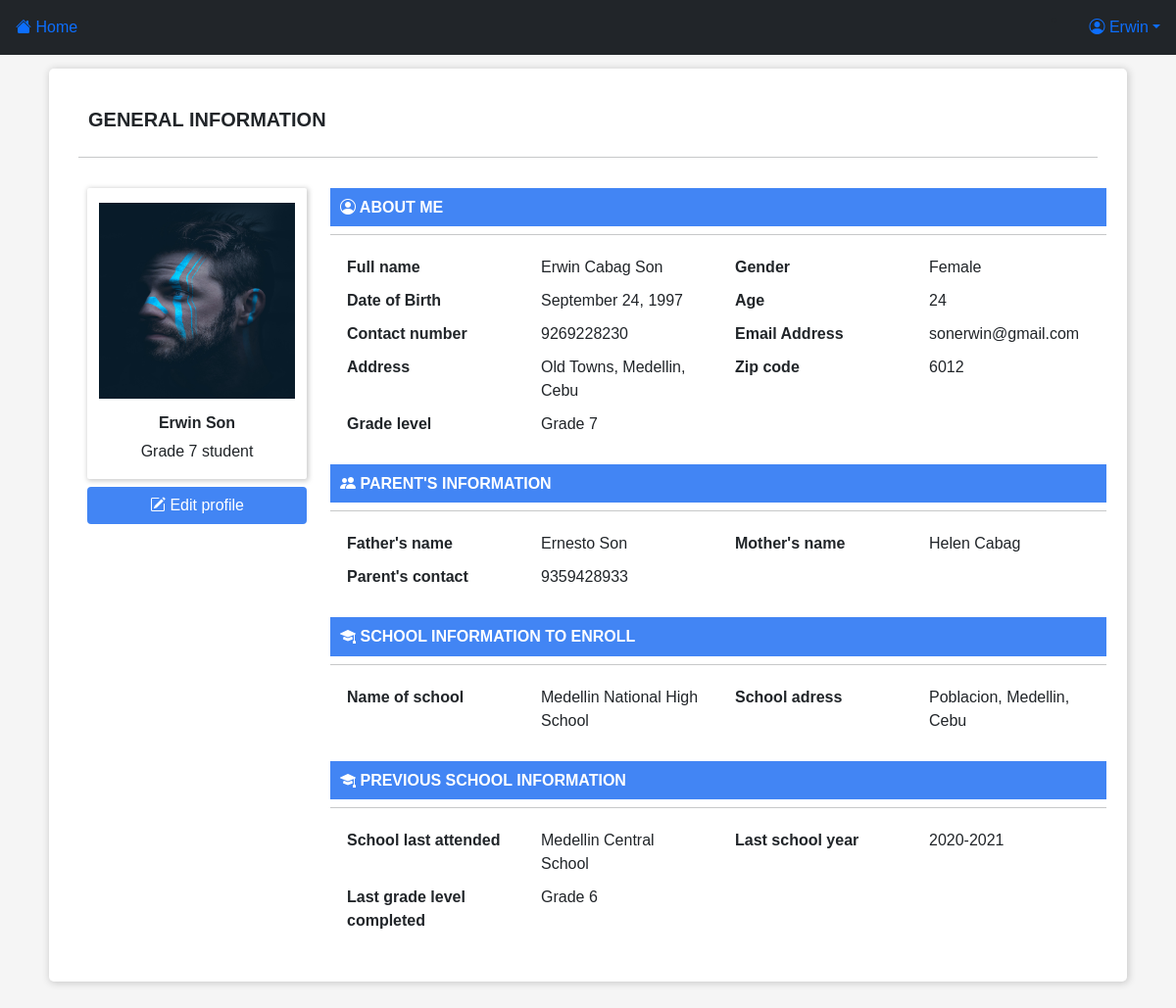
The app's page /student-side/student_profile.php (signed in) with its own data.
### tables this page shows
CREATE TABLE IF NOT EXISTS `registered_students` (
`stud_Id` int(11) NOT NULL,
  `stud_type` varchar(255) NOT NULL,
  `lrn` int(255) NOT NULL,
  `student_firstname` varchar(255) NOT NULL,
  `student_middlename` varchar(255) NOT NULL,
  `student_lastname` varchar(255) NOT NULL,
  `student_extname` varchar(255) NOT NULL,
  `gender` varchar(255) NOT NULL,
  `date_of_birth` date NOT NULL,
  `age` varchar(255) NOT NULL,
  `contact_num` varchar(255) NOT NULL,
  `email` varchar(255) NOT NULL,
  `password` varchar(255) NOT NULL,
  `address` varchar(255) NOT NULL,
  `zipcode` varchar(255) NOT NULL,
  `fathers_name` varchar(255) NOT NULL,
  `mothers_name` varchar(255) NOT NULL,
  `parents_contact` varchar(255) NOT NULL,
  `last_grade_level` varchar(255) NOT NULL,
  `last_school_year` varchar(255) NOT NULL,
  `last_school_name` varchar(255) NOT NULL,
  `year_level_to_enroll` varchar(255) NOT NULL,
  `school_to_enroll` varchar(255) NOT NULL,
  `schooladd_to_enroll` varchar(255) NOT NULL,
  `semester` varchar(255) NOT NULL,
  `track` varchar(255) NOT NULL,
  `strand` varchar(255) NOT NULL,
  `image` varchar(255) NOT NULL,
  `status` varchar(255) NOT NULL DEFAULT 'Pending',
  `date_registered` varchar(255) NOT NULL
);

### student-side/student_profile.php (the view, shortened to what this page needs)
<!DOCTYPE html>
<?php include 'header.php'; ?>
<div class="jumbotron">
	<?php
		$query = mysqli_query($conn, "SELECT * FROM registered_students WHERE stud_Id = '$id' ");
		while($row = mysqli_fetch_array($query)){
	?>
	<div class="col-md-12 general-info">
		<h5><b>GENERAL INFORMATION</b></h5>
		<hr>
		<div class="row">
			<div class="col-sm-12 col-md-12 col-lg-3 profile-container">
				<div class="row">
					<div class="col-sm-12 col-md-6 col-lg-3 content">
						<img src="../images-students/<?php  echo $row['image'];?>" alt="image" class="img-responsive">
						<h6><b><?php echo $row['student_firstname']; ?> <?php  ?> <?php echo $row['student_lastname']; ?> <?php echo $row['student_extname']; ?></b></h6>
						<p><?php echo $row['year_level_to_enroll']; ?> student</p>
					</div>
				</div>
				<div class="row ">
					<div class="col-sm-7 col-md-6 col-lg-12 mt-2 button-edit-container">
						<button class="btn" data-bs-toggle="modal" data-bs-target="#student_photo_update<?php echo $row['stud_Id']?>"><i class="bi bi-pencil-square"></i> Edit profile</button>
					</div>
				</div>
			</div>
			<div class="col-sm-12 col-md-12 col-lg-9 personal-information-container">
				<div class="row">
					<h6><b><i class="bi bi-person-circle"></i> ABOUT ME</b></h6>
					<hr>
					<div class="col-6 col-sm-6 col-md-6 col-lg-3">
						<label><b>Full name</b></label>
					</div>
					<div class="col-6 col-sm-6 col-md-6 col-lg-3">
						<label><?php echo $row['student_firstname']; ?> <?php echo $row['student_middlename']; ?> <?php echo $row['student_lastname']; ?> <?php echo $row['student_extname']; ?></label>
					</div>
					<div class="col-6 col-sm-6 col-md-6 col-lg-3">
						<label><b>Gender</b></label>
					</div>
					<div class="col-6 col-sm-6 col-md-6 col-lg-3">
						<label><?php echo $row['gender']; ?></label>
					</div>
				</div>
				<div class="row">
					<div class="col-6 col-sm-6 col-md-6 col-lg-3">
						<?php
		                    $timestamp = $row['date_of_birth'];
	            		?>
						<label><b>Date of Birth</b></label>
					</div>
					<div class="col-6 col-sm-6 col-md-6 col-lg-3">
						<label><?php echo date("F d, Y", strtotime($timestamp)); ?></label>
					</div>
					<div class="col-6 col-sm-6 col-md-6 col-lg-3">
						<label><b>Age</b></label>
					</div>
					<div class="col-6 col-sm-6 col-md-6 col-lg-3">
						<label><?php echo $row['age']; ?></label>
					</div>
				</div>
				<div class="row">
					<div class="col-6 col-sm-6 col-md-6 col-lg-3">
						<label><b>Contact number</b></span></label>
					</div>
					<div class="col-6 col-sm-6 col-md-6 col-lg-3">
						<label><?php echo $row['contact_num']; ?></label>
					</div>
					<div class="col-6 col-sm-6 col-md-6 col-lg-3">
						<label><b>Email Address</b></label>
					</div>
					<div class="col-6 col-sm-6 col-md-6 col-lg-3">
						<label><?php echo $row['email']; ?></label>
					</div>
				</div>
				<div class="row">
					<div class="col-6 col-sm-6 col-md-6 col-lg-3">
						<label><b>Address</b></label>
					</div>
					<div class="col-6 col-sm-6 col-md-6 col-lg-3">
						<label><?php echo $row['address']; ?></label>
					</div>
					<div class="col-6 col-sm-6 col-md-6 col-lg-3">
						<label><b>Zip code</b></label>
					</div>
					<div class="col-6 col-sm-6 col-md-6 col-lg-3">
						<label><?php echo $row['zipcode']; ?></label>
					</div>
				</div>
				<div class="row">
					<div class="col-6 col-sm-6 col-md-6 col-lg-3">
						<label><b>Grade level</b></label>
					</div>
					<div class="col-6 col-sm-6 col-md-6 col-lg-3">
						<label><?php echo $row['year_level_to_enroll']; ?></label>
					</div>
				</div>
				<br>
				<div class="row">
					<h6><b><i class="bi bi-people-fill"></i> PARENT'S INFORMATION</b></h6>
					<hr>
					<div class="col-6 col-sm-6 col-md-6 col-lg-3">
						<label><b>Father's name</b></label>
					</div>
					<div class="col-6 col-sm-6 col-md-6 col-lg-3">
						<label><?php echo $row['fathers_name']; ?></label>
					</div>
					<div class="col-6 col-sm-6 col-md-6 col-lg-3">
						<label><b>Mother's name</b></label>
					</div>
					<div class="col-6 col-sm-6 col-md-6 col-lg-3">
						<label><?php echo $row['mothers_name']; ?></label>
					</div>
				</div>
				<div class="row">
					<div class="col-6 col-sm-6 col-md-6 col-lg-3">
						<label><b>Parent's contact</b></label>
					</div>
					<div class="col-6 col-sm-6 col-md-6 col-lg-3">
						<label><?php echo $row['parents_contact']; ?></label>
					</div>
				</div>
				<br>
				<div class="row">
					<h6><b><i class="bi bi-mortarboard-fill"></i> SCHOOL INFORMATION TO ENROLL</b></h6>
					<hr>
					<div class="col-6 col-sm-6 col-md-6 col-lg-3">
						<label><b>Name of school</b></label>
					</div>
					<div class="col-6 col-sm-6 col-md-6 col-lg-3">
						<label><?php echo $row['school_to_enroll']; ?></label>
					</div>
					<div class="col-6 col-sm-6 col-md-6 col-lg-3">
						<label><b>School adress</b></label>
					</div>
					<div class="col-6 col-sm-6 col-md-6 col-lg-3">
						<label><?php echo $row['schooladd_to_enroll']; ?></label>
					</div>
				</div>
				<br>
				<div class="row">
					<h6><b><i class="bi bi-mortarboard-fill"></i> PREVIOUS SCHOOL INFORMATION</b></h6>
					<hr>
					<div class="col-6 col-sm-6 col-md-6 col-lg-3">
						<label><b>School last attended</b></label>
					</div>
					<div class="col-6 col-sm-6 col-md-6 col-lg-3">
						<label><?php echo $row['last_school_name']; ?></label>
					</div>
					<div class="col-6 col-sm-6 col-md-6 col-lg-3">
						<label><b>Last school year</b></label>
					</div>
					<div class="col-6 col-sm-6 col-md-6 col-lg-3">
						<label><?php echo $row['last_school_year']; ?></label>
					</div>
				</div>
				<div class="row">
					<div class="col-6 col-sm-6 col-md-6 col-lg-3">
						<label><b>Last grade level completed</b></label>
					</div>
					<div class="col-6 col-sm-6 col-md-6 col-lg-3">
						<label><?php echo $row['last_grade_level']; ?></label>
					</div>
				</div>
			</div>
		</div>
	</div>
  <?php
  }
  ?>
</div>

### student-side/header.php (shortened to what this page needs)
<!DOCTYPE html>
<?php
    include '../config.php';
    if(isset($_SESSION['student_firstname']) && isset($_SESSION['student_lastname']) && isset($_SESSION['student_id'])) {
    $id = $_SESSION['student_id'];
?>
<html>
<head>
    <link rel="stylesheet" href="../css/bootstrap.min.css">
    <link rel="stylesheet" href="https://cdn.jsdelivr.net/npm/bootstrap-icons@1.7.2/font/bootstrap-icons.css">
</head>
<body>
<?php
    $query ="SELECT * FROM registered_students WHERE stud_Id ='$id' ";
    $sql = mysqli_query($conn,$query);
    while($row = mysqli_fetch_array($sql)) {
?>
<nav class="navbar fixed-top navbar-dark bg-dark">
      <?php if($row['status'] == 'Pending'): ?>
      <a href="home-pending.php" class="nav-link "><i class="bi bi-house-fill"></i> Home</a>
      <?php else: ?>
      <a href="home-enrolled.php" class="nav-link "><i class="bi bi-house-fill"></i> Home</a>
      <?php endif; ?>
      <li class="nav-item dropdown">
        <a class="nav-link dropdown-toggle" href="#" role="button" data-bs-toggle="dropdown"><i class="bi bi-person-circle"></i> <?php echo $row['student_firstname']; ?></a>
      </li>
</nav>
<?php
    }
?>
</body>
</html>
<?php
    } else {
     header('Location: ../index.php');
    }
?>

### student-side/header.php (style rules this page uses)
* { font-family: Arial, Helvetica, sans-serif; }
body { margin: 0; font-family: Arial, Helvetica, sans-serif; overflow: auto; position: relative; overflow-x: auto; background-color: #F5F5F5; box-sizing: border-box; }
.navbar a { float: right; }

### student-side/student_profile.php (style rules this page uses)
.jumbotron { padding: 50px; margin: 20px auto; }
.jumbotron .general-info { background-color: #ffffff; padding: 30px; border-radius: 5px; overflow: hidden; box-shadow: 1px 1px 7px 1px #cccccc; }
.jumbotron .general-info h5 { padding: 10px; }
.jumbotron .general-info .row .profile-container { padding: 15px; overflow: hidden; }
.jumbotron .general-info .row .profile-container .content { background-color:#fff; width: auto; display: block; margin: auto; text-align: center; overflow: hidden; box-shadow: 1px 1px 5px 1px #cccccc; border-radius: 2px; }
.jumbotron .general-info .row .profile-container img { height: 200px; width: 200px; margin: 15px auto; }
.jumbotron .general-info .row .profile-container .row .button-edit-container { margin: auto; }
.jumbotron .general-info .row .profile-container .row .button-edit-container button { width: 224px; display: block; margin: auto; background-color: #4285F4; color: #fff; }
.jumbotron .general-info .row .personal-information-container { padding: 15px; }
.jumbotron .general-info .row .personal-information-container .row h6 { background-color: #4285F4; padding: 10px; color: #fff; }
.jumbotron .general-info .row .personal-information-container .row label { margin: 5px; }

### records on screen
registered_students: status "Home", student_firstname "Erwin", image (picture), student_lastname "Son", year_level_to_enroll "Grade 7", student_middlename "Cabag", gender "Female", date_of_birth "September 24, 1997", age "24", contact_num "9269228230", email "sonerwin@gmail.com", address "Old Towns, Medellin, Cebu", zipcode "6012", fathers_name "Ernesto Son", mothers_name "Helen Cabag", parents_contact "9359428933", school_to_enroll "Medellin National High School", schooladd_to_enroll "Poblacion, Medellin, Cebu", last_school_name "Medellin Central School", last_school_year "2020-2021", last_grade_level "Grade 6"
